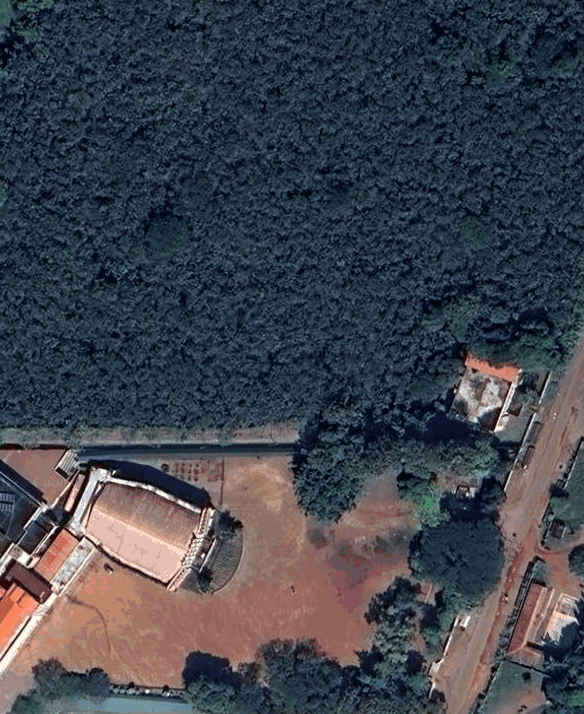
#> input picture image.png, 584 x 714 px
$ python segmentation.py
#> lines starting #> are read from the running program, lines starting #| are printed output that depends on the picture; after the words box and inside, x2 and y2 are one past the last pixel; in counts of white or black regions, pixels touching at a corner belong together
import cv2
import numpy as np
import matplotlib.pyplot as plt


# ──────────────────────────────────────────────
# Stage-1 Validator
# ──────────────────────────────────────────────
class PlotValidatorStage1:

    def __init__(self, cultivated_mask, segmentation_confidence):
        self.mask = cultivated_mask        # bool array: True = green pixel
        self.confidence = segmentation_confidence  # 0.0 – 1.0

    def validate(self, polygon_mask):
        cultivated_inside = self.mask & polygon_mask

        plot_area      = polygon_mask.sum()
        cultivated_area = cultivated_inside.sum()

        percent_cultivated = cultivated_area / plot_area

        stage1_score = (
            0.7 * percent_cultivated +
            0.3 * self.confidence
        )

        decision = "PASS" if stage1_score > 0.65 else "REVIEW"

        return {
            "plot_exists_score":       percent_cultivated,
            "is_agricultural_score":   percent_cultivated,
            "stage1_validation_score": stage1_score,
            "decision":                decision,
        }


# ──────────────────────────────────────────────
# Load RGBA image (transparent PNG from data_pull.py)
# ──────────────────────────────────────────────
image_bgra = cv2.imread("image.png", cv2.IMREAD_UNCHANGED)
#> image_bgra is the input picture: shape (714, 584, 4); mean B, G, R, A 76.9, 68.1, 63.5, 160.1

if image_bgra is None:
    print("ERROR: Could not load image.png")
    exit(1)

if image_bgra.shape[2] == 4:
    alpha     = image_bgra[:, :, 3]
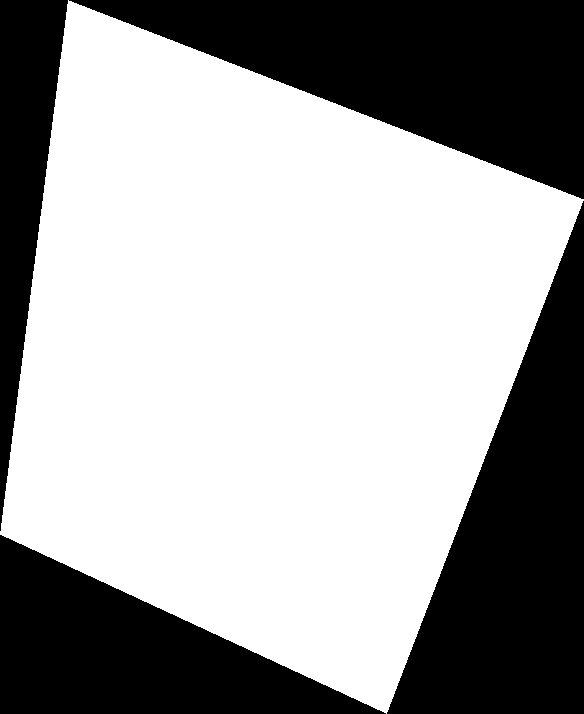
#> alpha: shape (714, 584); 62.8% white; 4 black regions, box (x1, y1, x2, y2) and area: (69, 0, 584, 199) 51500, (387, 201, 584, 714) 50728, (0, 535, 386, 714) 34740, (0, 0, 68, 531) 18190
    image_bgr = image_bgra[:, :, :3]
    plot_mask = alpha > 0               # True = inside polygon
else:
    image_bgr = image_bgra
    plot_mask = np.ones(image_bgra.shape[:2], dtype=bool)

image_rgb = cv2.cvtColor(image_bgr, cv2.COLOR_BGR2RGB)
hsv       = cv2.cvtColor(image_bgr, cv2.COLOR_BGR2HSV)
#> hsv: shape (714, 584, 3); mean H, S, V 86.1, 113.1, 86.1

# ──────────────────────────────────────────────
# Green / vegetation detection (HSV)
# ──────────────────────────────────────────────
lower_green = np.array([20,  20, 15])
upper_green = np.array([125, 255, 255])

green_mask_raw = cv2.inRange(hsv, lower_green, upper_green)
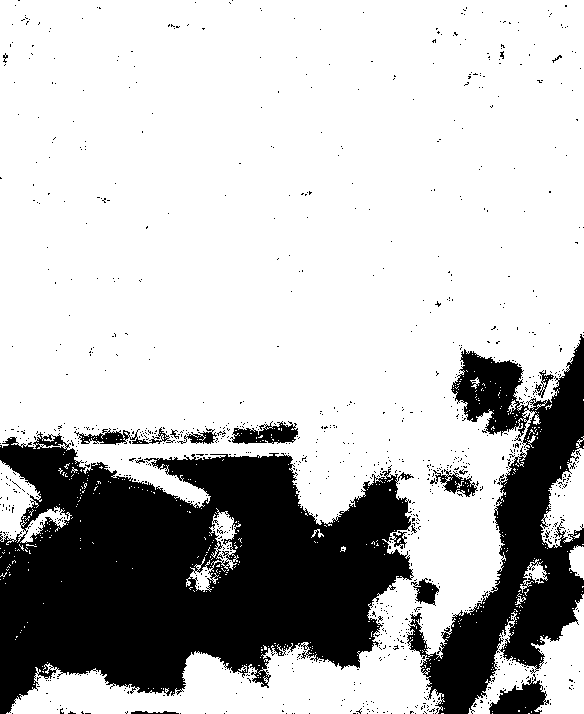
#> green_mask_raw: shape (714, 584); 74.5% white; 1042 black regions (1025 under 20 px), largest, box (x1, y1, x2, y2) and area: (0, 432, 414, 714) 73890, (407, 334, 584, 714) 25950, (489, 674, 549, 714) 1275
green_mask_raw[~plot_mask] = 0          # keep only inside polygon
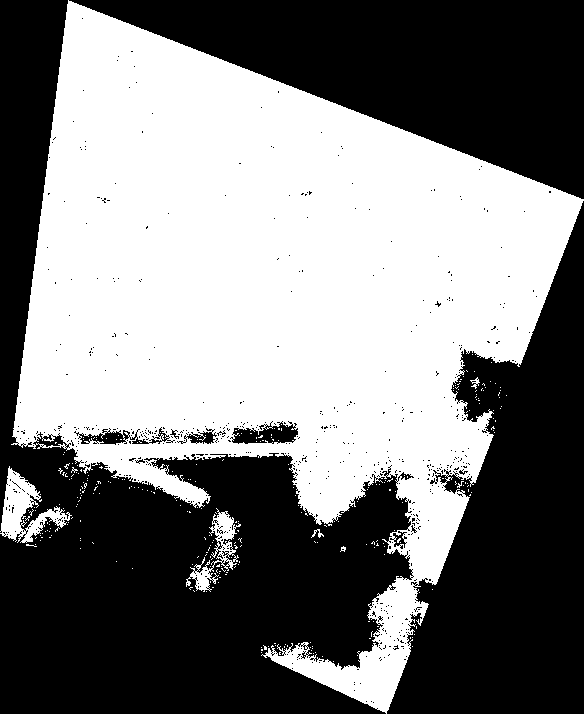
#> green_mask_raw: shape (714, 584); 48.6% white; 295 white regions (289 under 20 px), largest, box (x1, y1, x2, y2) and area: (11, 0, 584, 714) 198635, (0, 466, 72, 543) 2112, (186, 508, 241, 592) 1224, (470, 377, 480, 389) 46, (311, 529, 324, 538) 43, (340, 546, 346, 552) 20

kernel     = cv2.getStructuringElement(cv2.MORPH_ELLIPSE, (5, 5))
green_mask = cv2.morphologyEx(green_mask_raw, cv2.MORPH_CLOSE, kernel, iterations=3)
#> green_mask: shape (714, 584); 51.1% white; 5 black regions, box (x1, y1, x2, y2) and area: (0, 0, 409, 714) 98996, (388, 213, 584, 714) 52901, (79, 0, 584, 199) 51473, (458, 384, 475, 403) 248, (277, 428, 294, 443) 185
green_mask = cv2.morphologyEx(green_mask,     cv2.MORPH_OPEN,  kernel, iterations=2)
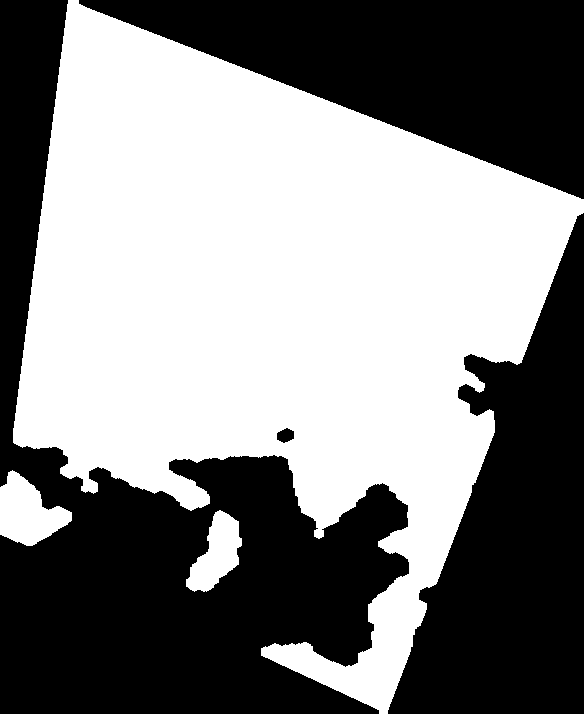
#> green_mask: shape (714, 584); 51% white; 4 black regions, box (x1, y1, x2, y2) and area: (0, 0, 409, 714) 99349, (388, 213, 584, 714) 53311, (79, 0, 584, 199) 51473, (277, 428, 294, 443) 185

# ──────────────────────────────────────────────
# Segmentation confidence:
#   mean saturation of detected green pixels, normalised to 0-1
#   (higher S = more vivid / unambiguous green → higher confidence)
# ──────────────────────────────────────────────
detected = green_mask > 0
if detected.any():
    mean_sat = hsv[:, :, 1][detected].mean()   # S channel, 0-255
#> mean_sat = 126.2
    segmentation_confidence = float(mean_sat / 255.0)
#> segmentation_confidence = 0.495
else:
    segmentation_confidence = 0.0

# ──────────────────────────────────────────────
# Stats
# ──────────────────────────────────────────────
plot_pixel_count  = int(np.sum(plot_mask))
#> plot_pixel_count = 261818
green_pixel_count = int(np.sum(detected))
#> green_pixel_count = 212658
rest_pixel_count  = plot_pixel_count - green_pixel_count
#> rest_pixel_count = 49160

print(f"Plot area:            {plot_pixel_count} px")
#| Plot area:            261818 px
print(f"Green area:           {green_pixel_count} px  ({green_pixel_count/plot_pixel_count*100:.1f}%)")
#| Green area:           212658 px  (81.2%)
print(f"Non-green area:       {rest_pixel_count} px  ({rest_pixel_count/plot_pixel_count*100:.1f}%)")
#| Non-green area:       49160 px  (18.8%)
print(f"Segmentation conf.:   {segmentation_confidence:.3f}")
#| Segmentation conf.:   0.495

# ──────────────────────────────────────────────
# Stage-1 Validation
# ──────────────────────────────────────────────
validator = PlotValidatorStage1(
    cultivated_mask          = detected,
    segmentation_confidence  = segmentation_confidence,
)
#> in __init__, `self.confidence = segmentation_confidence`: self.confidence = 0.495

result = validator.validate(polygon_mask=plot_mask)
#> in validate, `cultivated_inside = self.mask & polygon_mask`: cultivated_inside: shape (714, 584) bool; 50.9% white; 4 black regions, box (x1, y1, x2, y2) and area: (0, 0, 409, 714) 99518, (387, 201, 584, 714) 53356, (69, 0, 584, 199) 51500, (277, 428, 294, 443) 185
#> in validate, `plot_area      = polygon_mask.sum()`: plot_area = 261818
#> in validate, `cultivated_area = cultivated_inside.sum()`: cultivated_area = 212417
#> in validate, `percent_cultivated = cultivated_area / plot_area`: percent_cultivated = 0.811
#> in validate, `stage1_score = ( 0.7 * percent_cultivated + 0.3 * self.confidence )`: stage1_score = 0.716
#> in validate, `decision = "PASS" if stage1_score > 0.65 else "REVIEW"`: decision = 'PASS'
#> result = {'plot_exists_score': 0.811, 'is_agricultural_score': 0.811, 'stage1_validation_score': 0.716, 'decision': 'PASS'}

print("\n── Stage-1 Validation ──────────────────────")
print(f"  Plot exists score:      {result['plot_exists_score']:.3f}")
#|   Plot exists score:      0.811
print(f"  Is agricultural score:  {result['is_agricultural_score']:.3f}")
#|   Is agricultural score:  0.811
print(f"  Stage-1 score:          {result['stage1_validation_score']:.3f}")
#|   Stage-1 score:          0.716
print(f"  Decision:               {result['decision']}")
#|   Decision:               PASS
print("────────────────────────────────────────────")

# ──────────────────────────────────────────────
# Visualize
# ──────────────────────────────────────────────
fig, axes = plt.subplots(1, 3, figsize=(18, 6))
fig.suptitle(
    f"Stage-1: {result['decision']}  |  score={result['stage1_validation_score']:.3f}  "
    f"|  green={green_pixel_count/plot_pixel_count*100:.1f}%",
    fontsize=13, fontweight="bold"
)

display = image_rgb.copy()
display[~plot_mask] = 255
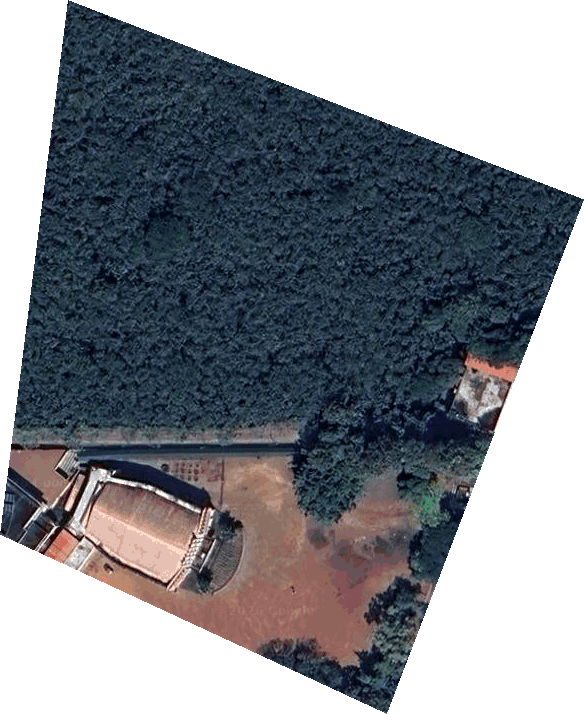
#> display: shape (714, 584, 3); mean R, G, B 132.3, 136.1, 142.3

axes[0].imshow(display)
axes[0].set_title("Plot Image")
axes[0].axis("off")

axes[1].imshow(display)
green_overlay = np.zeros((*image_rgb.shape[:2], 4))
green_overlay[detected] = [0, 1, 0, 0.5]
axes[1].imshow(green_overlay)
axes[1].set_title("Green (Cultivated Land) Mask")
axes[1].axis("off")

extracted = image_rgb.copy()
extracted[~detected]  = 255
extracted[~plot_mask] = 255
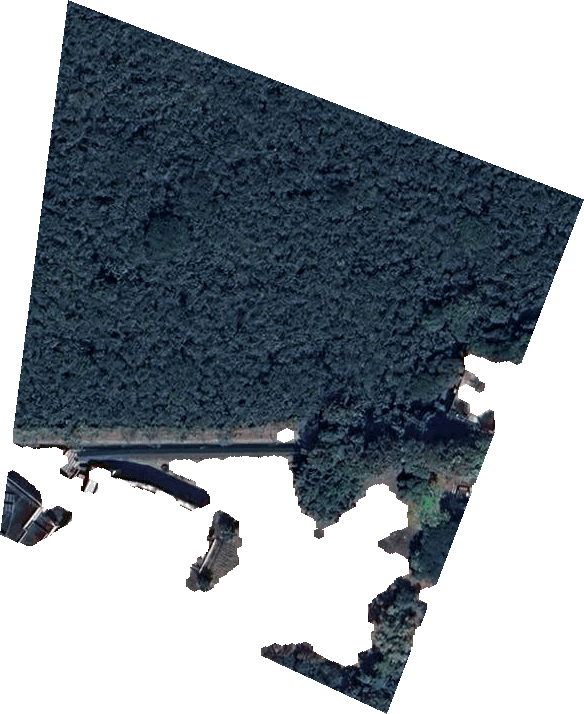
#> extracted: shape (714, 584, 3); mean R, G, B 144.7, 152.4, 159.5
axes[2].imshow(extracted)
axes[2].set_title("Extracted Green Regions")
axes[2].axis("off")

plt.tight_layout()
plt.show()
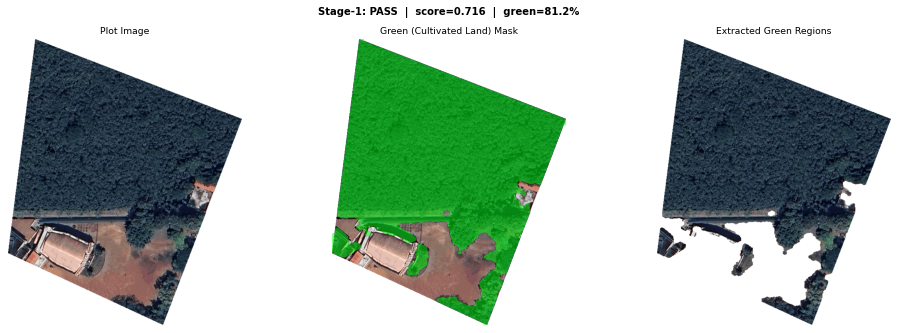
#> figure drawn by matplotlib, 3 panels

# ──────────────────────────────────────────────
# Save binary mask
# ──────────────────────────────────────────────
cv2.imwrite("green_mask.png", green_mask)
print("Saved green_mask.png")
